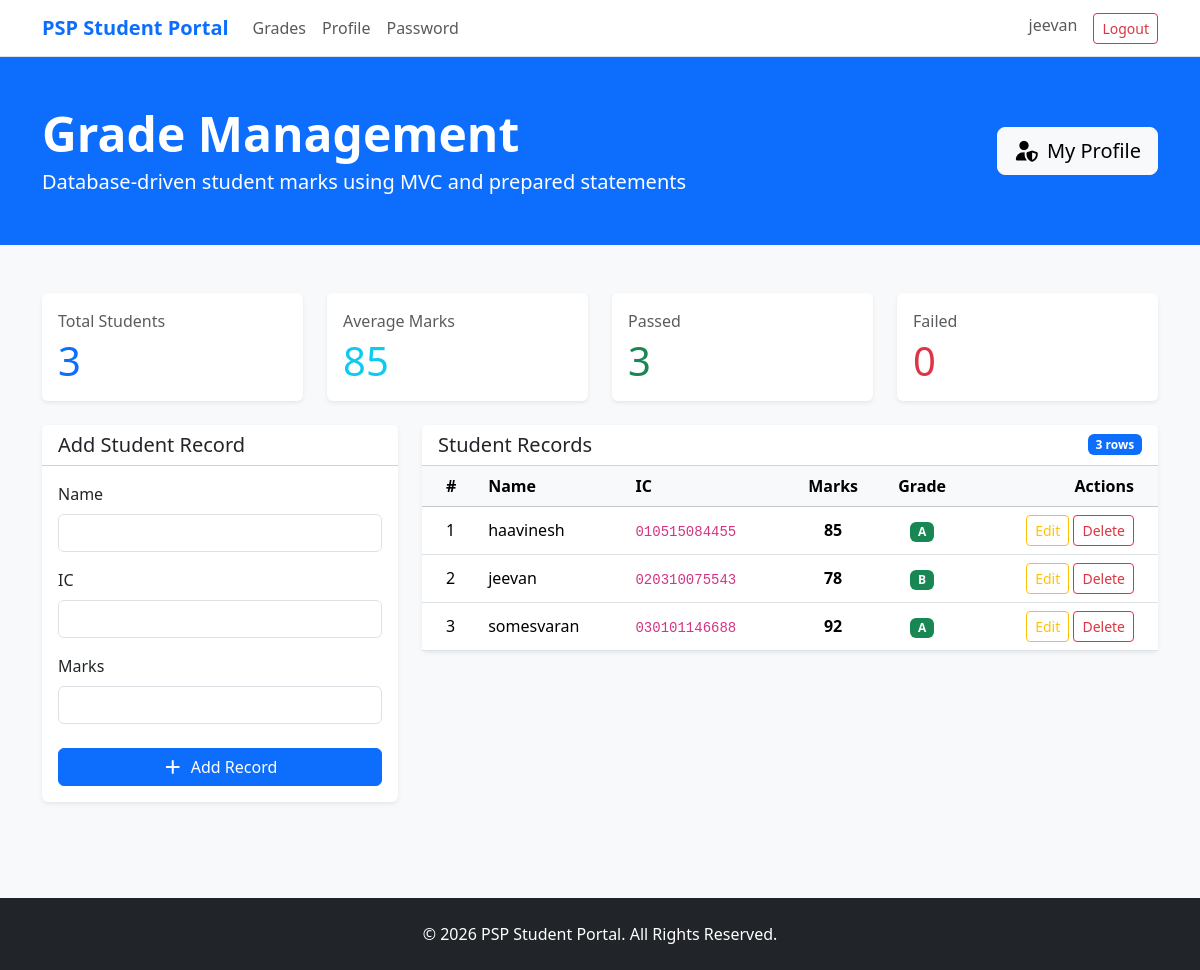
The page /index.php?action=dashboard (signed in) on the database its author committed.
### tables this page shows
CREATE TABLE student_grades (
    id INT UNSIGNED AUTO_INCREMENT PRIMARY KEY,
    name VARCHAR(100) NOT NULL,
    ic VARCHAR(12) NOT NULL UNIQUE,
    marks TINYINT UNSIGNED NOT NULL,
    created_at TIMESTAMP DEFAULT CURRENT_TIMESTAMP,
    updated_at TIMESTAMP DEFAULT CURRENT_TIMESTAMP ON UPDATE CURRENT_TIMESTAMP,
    CONSTRAINT chk_student_marks CHECK (marks BETWEEN 0 AND 100)
);

### app/controllers/MainController.php (called while the page is built, shortened)
<?php
class MainController
{
    private StudentModel $model;
    public function __construct(\mysqli $conn)
    {
        $this->model = new StudentModel($conn);
    }
    public function dashboard(): void
    {
        $students = $this->model->getAllStudents();
        $model = $this->model;
        require __DIR__ . '/../views/dashboard.php';
    }
}

### index.php (called while the page is built, shortened)
<?php
require_once __DIR__ . '/app/includes/db_connect.php';
require_once __DIR__ . '/app/models/StudentModel.php';
require_once __DIR__ . '/app/controllers/MainController.php';
$controller = new MainController($conn);
$routes = [
    'home' => 'home',
    'login' => 'login',
    'logout' => 'logout',
    'register' => 'register',
    'dashboard' => 'dashboard',
    'profile' => 'profile',
    'upload_profile_picture' => 'uploadProfilePicture',
    'change_password' => 'changePassword',
    'create_student' => 'createStudent',
    'edit_student' => 'editStudent',
    'delete_student' => 'deleteStudent',
];
$action = $_GET['action'] ?? 'home';
$method = $routes[$action] ?? 'home';
$controller->$method();

### app/models/StudentModel.php (called while the page is built, shortened)
<?php
class StudentModel
{
    public function calculateGrade(int $marks): string
    {
        return match (true) {
            $marks >= 80 => 'A',
            $marks >= 70 => 'B',
            $marks >= 60 => 'C',
            $marks >= 50 => 'D',
            default => 'F',
        };
    }
    public function getAllStudents(): array
    {
        return $this->all("SELECT id, name, ic, marks FROM student_grades ORDER BY id ASC");
    }
    private function all(string $sql, string $types = '', array $params = []): array
    {
        $stmt = $this->statement($sql, $types, $params);
        $stmt->execute();
        $rows = $stmt->get_result()->fetch_all(MYSQLI_ASSOC);
        return $rows;
    }
    private function statement(string $sql, string $types = '', array $params = []): \mysqli_stmt
    {
        $stmt = $this->conn->prepare($sql);
        return $stmt;
    }
}

### app/views/dashboard.php (the view, shortened to what this page needs)
<?php require_once __DIR__ . '/../views/header.php'; ?>
<?php
$totalStudents = count($students);
$totalMarks = array_sum(array_map(fn ($student) => (int) $student['marks'], $students));
$avgMarks = $totalStudents > 0 ? round($totalMarks / $totalStudents, 2) : 0;
$passCount = 0;
$failCount = 0;
foreach ($students as $student) {
    $model->calculateGrade((int) $student['marks']) === 'F' ? $failCount++ : $passCount++;
}
?>
<header class="bg-primary text-white py-5">
    <div class="container">
        <div class="d-flex flex-column flex-lg-row justify-content-between align-items-lg-center gap-3">
            <div>
                <h1 class="display-5 fw-bold mb-1">Grade Management</h1>
                <p class="lead mb-0">Database-driven student marks using MVC and prepared statements</p>
            </div>
            <a class="btn btn-light btn-lg" href="index.php?action=profile">
                <i class="fa-solid fa-user-shield me-2"></i>My Profile
            </a>
        </div>
    </div>
</header>
<main class="py-5">
    <div class="container">
        <div class="row g-4 mb-4">
            <div class="col-md-3">
                <div class="card border-0 shadow-sm h-100">
                    <div class="card-body">
                        <p class="text-muted mb-1">Total Students</p>
                        <h2 class="h1 text-primary mb-0"><?php echo $totalStudents; ?></h2>
                    </div>
                </div>
            </div>
            <div class="col-md-3">
                <div class="card border-0 shadow-sm h-100">
                    <div class="card-body">
                        <p class="text-muted mb-1">Average Marks</p>
                        <h2 class="h1 text-info mb-0"><?php echo $avgMarks; ?></h2>
                    </div>
                </div>
            </div>
            <div class="col-md-3">
                <div class="card border-0 shadow-sm h-100">
                    <div class="card-body">
                        <p class="text-muted mb-1">Passed</p>
                        <h2 class="h1 text-success mb-0"><?php echo $passCount; ?></h2>
                    </div>
                </div>
            </div>
            <div class="col-md-3">
                <div class="card border-0 shadow-sm h-100">
                    <div class="card-body">
                        <p class="text-muted mb-1">Failed</p>
                        <h2 class="h1 text-danger mb-0"><?php echo $failCount; ?></h2>
                    </div>
                </div>
            </div>
        </div>
        <div class="row g-4">
            <div class="col-lg-4">
                <div class="card border-0 shadow-sm">
                    <div class="card-header bg-white">
                        <h2 class="h5 mb-0">Add Student Record</h2>
                    </div>
                    <div class="card-body">
                        <form method="post" action="index.php?action=create_student">
                            <div class="mb-3">
                                <label for="name" class="form-label">Name</label>
                                <input type="text" class="form-control" id="name" name="name" maxlength="100" required>
                            </div>
                            <div class="mb-3">
                                <label for="ic" class="form-label">IC</label>
                                <input type="text" class="form-control" id="ic" name="ic" pattern="[0-9]{12}"
                                    maxlength="12" required>
                            </div>
                            <div class="mb-4">
                                <label for="marks" class="form-label">Marks</label>
                                <input type="number" class="form-control" id="marks" name="marks" min="0" max="100" required>
                            </div>
                            <button type="submit" class="btn btn-primary w-100">
                                <i class="fa-solid fa-plus me-2"></i>Add Record
                            </button>
                        </form>
                    </div>
                </div>
            </div>
            <div class="col-lg-8">
                <div class="card border-0 shadow-sm">
                    <div class="card-header bg-white d-flex justify-content-between align-items-center">
                        <h2 class="h5 mb-0">Student Records</h2>
                        <span class="badge text-bg-primary"><?php echo $totalStudents; ?> rows</span>
                    </div>
                    <div class="card-body p-0">
                        <div class="table-responsive">
                            <table class="table table-hover align-middle mb-0">
                                <thead class="table-light">
                                    <tr>
                                        <th class="ps-4">#</th>
                                        <th>Name</th>
                                        <th>IC</th>
                                        <th class="text-center">Marks</th>
                                        <th class="text-center">Grade</th>
                                        <th class="text-end pe-4">Actions</th>
                                    </tr>
                                </thead>
                                <tbody>
                                    <?php if (empty($students)): ?>
                                        <tr>
                                            <td colspan="6" class="text-center text-muted py-5">No student records found.</td>
                                        </tr>
                                    <?php else: ?>
                                        <?php foreach ($students as $index => $student): ?>
                                            <?php
                                            $marks = (int) $student['marks'];
                                            $grade = $model->calculateGrade($marks);
                                            $badgeClass = match ($grade) {
                                                'A', 'B' => 'text-bg-success',
                                                'C' => 'text-bg-primary',
                                                'D' => 'text-bg-warning',
                                                default => 'text-bg-danger',
                                            };
                                            ?>
                                            <tr>
                                                <td class="ps-4"><?php echo $index + 1; ?></td>
                                                <td><?php echo htmlspecialchars($student['name']); ?></td>
                                                <td><code><?php echo htmlspecialchars($student['ic']); ?></code></td>
                                                <td class="text-center fw-semibold"><?php echo $marks; ?></td>
                                                <td class="text-center">
                                                    <span class="badge <?php echo $badgeClass; ?>"><?php echo $grade; ?></span>
                                                </td>
                                                <td class="text-end pe-4">
                                                    <a href="index.php?action=edit_student&id=<?php echo (int) $student['id']; ?>"
                                                        class="btn btn-sm btn-outline-warning">Edit</a>
                                                    <a href="index.php?action=delete_student&id=<?php echo (int) $student['id']; ?>"
                                                        class="btn btn-sm btn-outline-danger"
                                                        onclick="return confirm('Delete this student record permanently?');">Delete</a>
                                                </td>
                                            </tr>
                                        <?php endforeach; ?>
                                    <?php endif; ?>
                                </tbody>
                            </table>
                        </div>
                    </div>
                </div>
            </div>
        </div>
    </div>
</main>
<?php require_once __DIR__ . '/../views/footer.php'; ?>

### rows shown on the page
student_grades: marks "85", name "haavinesh", ic "010515084455", marks "A"
student_grades: name "jeevan", ic "020310075543", marks "78", marks "B"
student_grades: name "somesvaran", ic "030101146688", marks "92", marks "A"

### other values the page prints
$_SESSION['user_name'] "jeevan"
$totalStudents "3"
$passCount "3"
$failCount "0"
